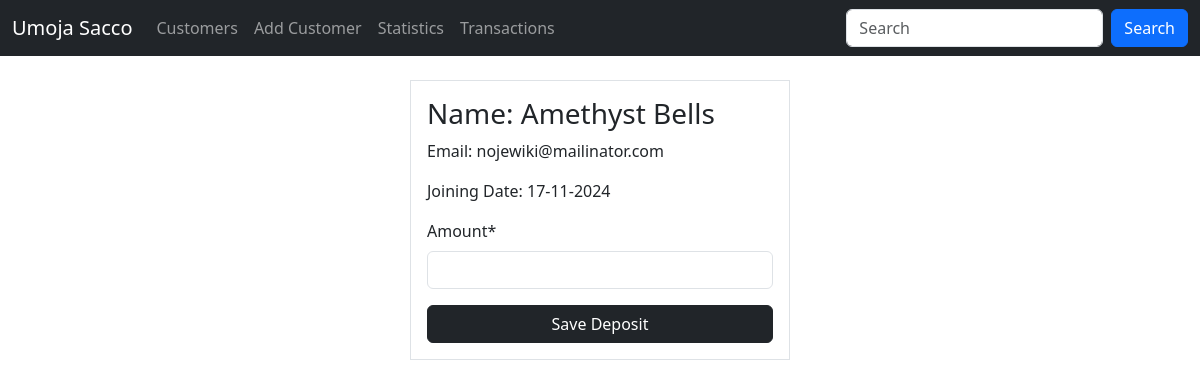
Page /customers/deposit/106 (signed in) on the earlier database version.
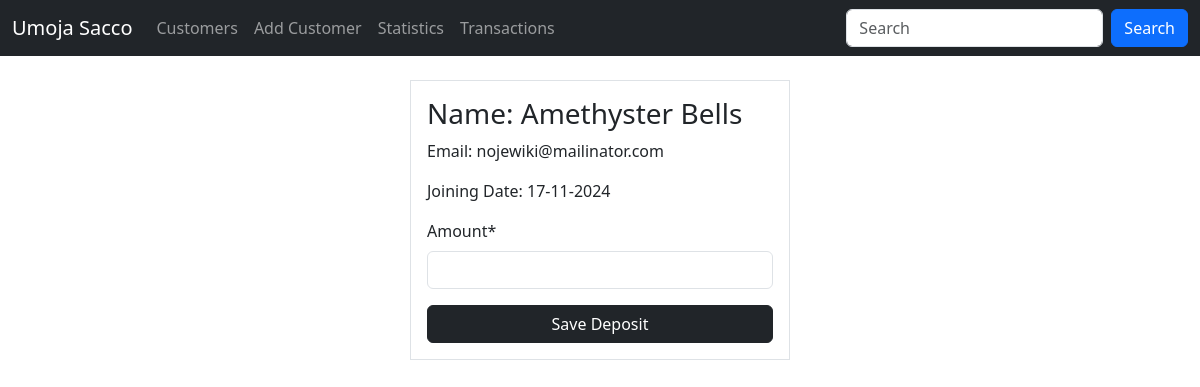
Same page on the later database version.
### sacco/models.py (models this page shows, shortened)
class Customer(models.Model):
    first_name = models.CharField(max_length=30) #charfield = varchar
    last_name = models.CharField(max_length=30)
    email = models.EmailField(unique=True) #varchar + ensures email is unique
    dob = models.DateField()
    gender = models.CharField(max_length=10)
    weight = models.IntegerField(default=0)
    profile_pic = models.ImageField(upload_to=generate_unique_name, null=True)
    created_at = models.DateTimeField(auto_now_add=True)
    updated_at = models.DateTimeField(auto_now=True)
    class Meta:
        db_table = 'customers'

### sacco/views.py (the view)
# urls.py: path('customers/deposit/<int:customer_id>', views.deposit, name='deposit'),
@login_required
@permission_required("sacco.add_deposit", raise_exception=True)
def deposit(request, customer_id):
    customer = get_object_or_404(Customer, id=customer_id)
    if request.method == "POST":
        form = DepositForm(request.POST)
        if form.is_valid():
            amount = form.cleaned_data['amount']
            depo = Deposit(amount=amount, status=True, customer=customer)
            depo.save()
            messages.success(request, 'Your deposit has been successfully saved!')
            return redirect('customers')
    else:
        form = DepositForm()
    return render(request, 'deposit_form.html', {"form": form, 'customer': customer})

### sacco/app_forms.py
class DepositForm(forms.ModelForm):
    class Meta:
        model = Deposit
        fields = ['amount']
        widgets = {
            'amount': forms.NumberInput(attrs={'type': 'number', 'min': '0', 'max': '100000'}),
        }

### templates/deposit_form.html (shortened to what this page needs)
{% extends 'master.html' %}
{% load crispy_forms_filters %}
{% block content %}
    <div class="container">
        <div class="row justify-content-center">
            <div class="col-sm-4 border my-4 p-3">
                <h3>Name: {{ customer.first_name }} {{ customer.last_name }}</h3>
                <p>Email: {{ customer.email }}</p>
                <p>Joining Date: {{ customer.created_at | date:"d-m-Y" }}</p>
                <form action="" method="post">
                    {{ form | crispy }}
                    <button class="btn btn-dark w-100">Save Deposit</button>
                </form>
            </div>
        </div>
    </div>
{% endblock %}

Differences in the rows shown:
changed Customer "Bells": first_name "Amethyst" → "Amethyster"
